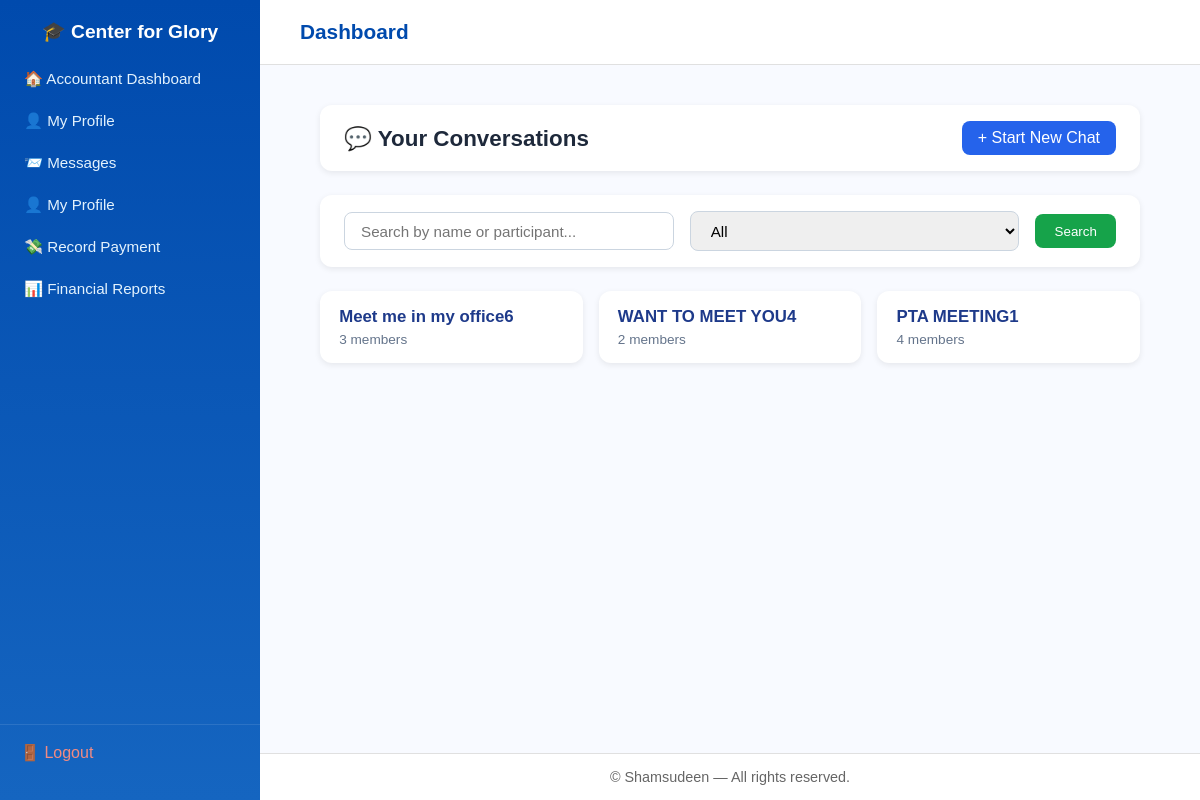
Page /communications/ (signed in) on the committed database.
### communications/models.py (models this page shows, shortened)
class Conversation(models.Model):
    name = models.CharField(max_length=255, blank=True)
    participants = models.ManyToManyField(User, related_name="conversations")
    is_group = models.BooleanField(default=False)
    created_at = models.DateTimeField(auto_now_add=True)
    updated_at = models.DateTimeField(auto_now=True)
    class Meta:
        ordering = ["-updated_at"]

### communications/views.py (the view)
# urls.py: path("", views.conversation_list, name="conversation_list"),
@login_required
def conversation_list(request):
    conversations = Conversation.objects.filter(participants=request.user)
    q = request.GET.get("q", "")
    filter_option = request.GET.get("filter", "")
    if q:
        conversations = conversations.filter(
            Q(name__icontains=q) |
            Q(participants__username__icontains=q)
        ).distinct()
    if filter_option == "recent":
        conversations = conversations.order_by("-updated_at")
    elif filter_option == "active":
        conversations = conversations.filter(messages__isnull=False).distinct()
    return render(request, "communications/conversation_list.html", {"conversations": conversations})

### templates/communications/conversation_list.html (shortened to what this page needs)
{% extends "accounts/base_dashboard.html" %}
{% load static %}
{% block content %}
<div class="chat-page">
  <div class="chat-header">
    <h1>💬 Your Conversations</h1>
    <a href="{% url 'create_conversation' %}">+ Start New Chat</a>
  </div>
  <form id="chatSearchForm" class="chat-controls">
    <input type="text" name="q" id="searchInput" placeholder="Search by name or participant...">
    <select name="filter" id="filterSelect">
      <option value="">All</option>
    </select>
    <button type="submit">Search</button>
  </form>
  <div id="conversationContainer">
    {% include 'communications/conversation_list_partial.html' %}
  </div>
</div>
{% endblock %}

### templates/communications/conversation_list_partial.html
{% if conversations %}
  <div class="conversation-list">
    {% for c in conversations %}
      <div class="conversation-card">
        <a href="{% url 'conversation_detail' c.pk %}">
          {{ c.name|default:"Conversation #" }}{{ c.pk }}
        </a>
        <small>{{ c.participants.count }} member{{ c.participants.count|pluralize }}</small>
      </div>
    {% endfor %}
  </div>
{% else %}
  <div class="empty-message">
    <p>No conversations found.</p>
  </div>
{% endif %}

### templates/communications/conversation_list.html (style rules this page uses)
.chat-page { display: flex; flex-direction: column; gap: 1.5rem; }
.chat-header { display: flex; justify-content: space-between; align-items: center; background: #fff; padding: 1rem 1.5rem; border-radius: 12px; box-shadow: 0 2px 6px rgba(0,0,0,0.08); }
.chat-header h1 { font-size: 1.4rem; color: #1e293b; margin: 0; }
.chat-header a { background: #2563eb; color: #fff; padding: 0.5rem 1rem; border-radius: 8px; text-decoration: none; font-weight: 500; transition: background 0.2s ease; }
.chat-controls { background: #fff; padding: 1rem 1.5rem; border-radius: 12px; display: flex; flex-wrap: wrap; gap: 1rem; align-items: center; box-shadow: 0 2px 6px rgba(0,0,0,0.08); }
.chat-controls input, .chat-controls select { flex: 1; padding: 0.6rem 1rem; border: 1px solid #cbd5e0; border-radius: 8px; font-size: 0.95rem; }
.chat-controls button { background: #16a34a; color: #fff; border: none; padding: 0.6rem 1.2rem; border-radius: 8px; cursor: pointer; font-weight: 500; }
.conversation-list { display: grid; grid-template-columns: repeat(auto-fill, minmax(260px, 1fr)); gap: 1rem; }
.conversation-card { background: #fff; border-radius: 12px; padding: 1rem 1.2rem; box-shadow: 0 2px 6px rgba(0,0,0,0.08); transition: transform 0.15s ease, box-shadow 0.15s ease; }
.conversation-card a { text-decoration: none; color: #1e3a8a; font-weight: 600; font-size: 1.05rem; }
.conversation-card small { display: block; color: #64748b; margin-top: 0.3rem; font-size: 0.85rem; }

### rows in the picture
Conversation: name "Meet me in my office", pk "6", participants.count "3"
Conversation: name "WANT TO MEET YOU", pk "4", participants.count "2"
Conversation: name "PTA MEETING", pk "1", participants.count "4"
